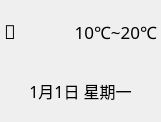
<?xml version="1.0" encoding="UTF-8"?>
<ui version="4.0">
 <class>WeatherWidget</class>
 <widget class="QWidget" name="WeatherWidget">
  <property name="geometry">
   <rect>
    <x>0</x>
    <y>0</y>
    <width>161</width>
    <height>122</height>
   </rect>
  </property>
  <property name="windowTitle">
   <string>WeatherWidget</string>
  </property>
  <layout class="QVBoxLayout" name="verticalLayout">
   <property name="spacing">
    <number>4</number>
   </property>
   <property name="leftMargin">
    <number>4</number>
   </property>
   <property name="topMargin">
    <number>4</number>
   </property>
   <property name="rightMargin">
    <number>4</number>
   </property>
   <property name="bottomMargin">
    <number>4</number>
   </property>
   <item>
    <layout class="QHBoxLayout" name="icon_temp_layout" stretch="0,1">
     <property name="spacing">
      <number>2</number>
     </property>
     <item>
      <widget class="QLabel" name="icon_label">
       <property name="styleSheet">
        <string notr="true">font-family: qweather-icons;
font-size: 14pt;</string>
       </property>
       <property name="text">
        <string></string>
       </property>
      </widget>
     </item>
     <item>
      <widget class="QLabel" name="temp_label">
       <property name="styleSheet">
        <string notr="true">font-family: Microsoft YaHei;
font-size: 12.5pt;</string>
       </property>
       <property name="text">
        <string>10℃~20℃</string>
       </property>
       <property name="alignment">
        <set>Qt::AlignRight|Qt::AlignTrailing|Qt::AlignVCenter</set>
       </property>
      </widget>
     </item>
    </layout>
   </item>
   <item>
    <widget class="QLabel" name="date_weekday_label">
     <property name="styleSheet">
      <string notr="true">* {
  font-weight: 300;
  font-family: Microsoft YaHei;
  font-size: 12pt;
}
.weather-today QLabel{
  font-weight: 500;
}</string>
     </property>
     <property name="text">
      <string>1月1日 星期一</string>
     </property>
     <property name="alignment">
      <set>Qt::AlignCenter</set>
     </property>
    </widget>
   </item>
  </layout>
 </widget>
 <resources/>
 <connections/>
</ui>
